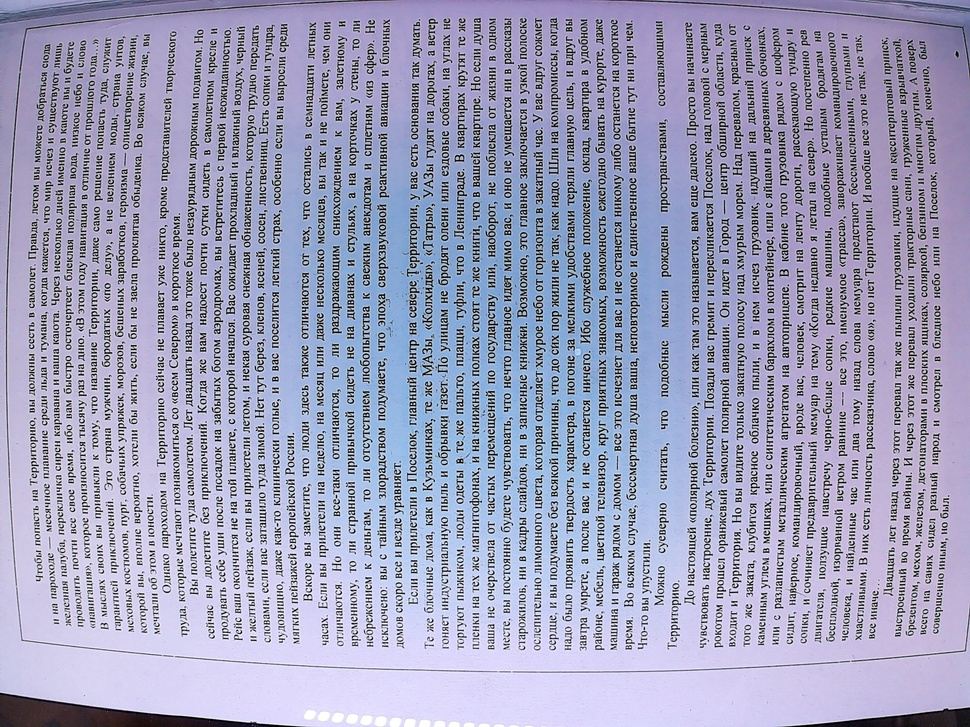
#> input picture TestImage.jpg, 970 x 727 px, shrunk from 2592 x 1944 before the run; its folder holds only this picture in this run
$ python calibrate_camera_v2_2.py
#> lines starting #> are read from the running program, lines starting #| are printed output that depends on the picture; after the words box and inside, x2 and y2 are one past the last pixel; in counts of white or black regions, pixels touching at a corner belong together
#!/usr/bin/env python
# -*- coding: utf-8 -*-
#
#  calibrate_camera_v2_2.py
#  29 03 2025
# THE PROGRAM IS PARAMETRIZED FOR 11X8 CHESSBOARD TEST PATTERNS
# How to use the camera calibration script
# 1. Create directory for camera calibration
# 2. Put camera calibration script to calibration directory
# 3. Take 10 pictures with chessboard 11x8 (camera calibration files)
# 4. Put camera calibration files - to calibration directory
# 5. Enter the calibration directory
# 6. Run the camera calibration script with output to file results.txt as shown below
# 7. python calibrate_camera_v2.py > results.txt
# 8. See the camera calibration matrix and distortion coefficients in results.txt
#
#  Copyright 2025 Сергей Львович Знаменский <serzn@mail.ru>
#
#  This program is free software; you can redistribute it and/or modify
#  it under the terms of the GNU General Public License as published by
#  the Free Software Foundation; either version 2 of the License, or
#  (at your option) any later version.
#
#  This program is distributed in the hope that it will be useful,
#  but WITHOUT ANY WARRANTY; without even the implied warranty of
#  MERCHANTABILITY or FITNESS FOR A PARTICULAR PURPOSE.  See the
#  GNU General Public License for more details.
#
#  You should have received a copy of the GNU General Public License
#  along with this program; if not, write to the Free Software
#  Foundation, Inc., 51 Franklin Street, Fifth Floor, Boston,
#  MA 02110-1301, USA.
#

import numpy as np
import cv2 as cv
import glob

# sample image (chessboard) size
chessboardSize = (11, 8)

# termination criteria
criteria = (cv.TERM_CRITERIA_EPS + cv.TERM_CRITERIA_MAX_ITER, 30, 0.001)

# prepare object points, like (0,0,0), (1,0,0), (2,0,0) ....,(6,5,0)
objp = np.zeros((chessboardSize[0] * chessboardSize[1], 3), np.float32)
objp[:,:2] = np.mgrid[0:chessboardSize[0], 0:chessboardSize[1]].T.reshape(-1,2)

# Arrays to store object points and image points from all the images.
objpoints = [] # 3d point in real world space
imgpoints = [] # 2d points in image plane.

# Reference to calibration files
images = glob.glob('./*.jpg')

def main():

	for fname in images:
		print('fname', fname)
		img = cv.imread(fname)
#> img is the input picture: shape (727, 970, 3); mean B, G, R 189.2, 160.7, 160
		gray = cv.cvtColor(img, cv.COLOR_BGR2GRAY)
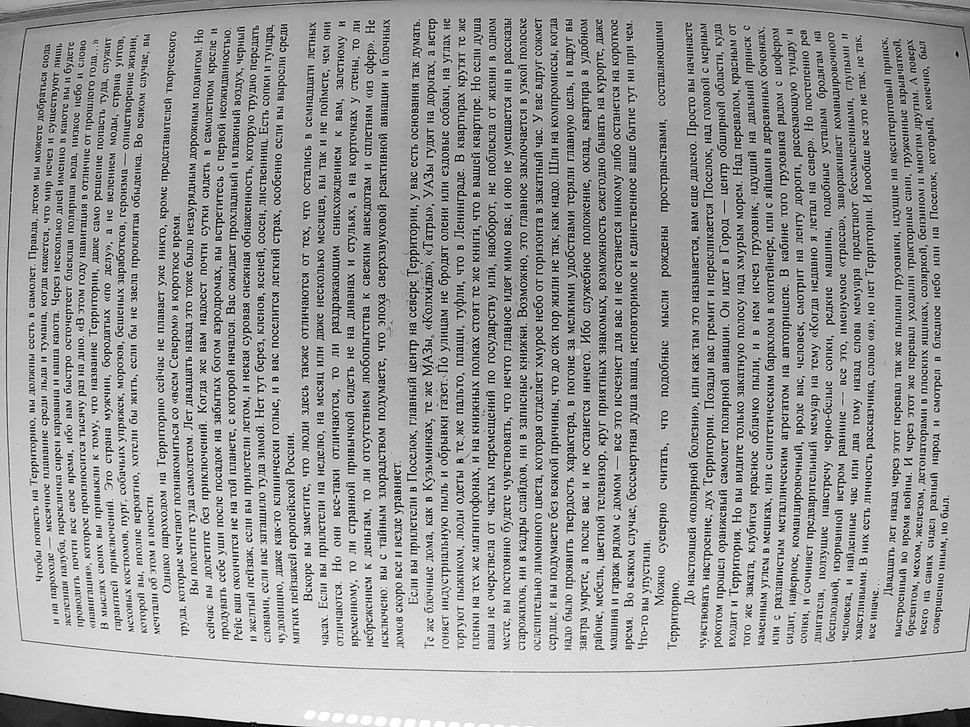
#> gray: shape (727, 970); min 0, max 255, mean 163.7


# Find the chess board corners
		ret, corners = cv.findChessboardCorners(gray, chessboardSize, None)
#> ret = False; corners = None

# If found, add object points, image points (after refining them)
		if ret == True:
			objpoints.append(objp)
			print('ret true', fname)
			corners2 = cv.cornerSubPix(gray,corners, (11,11), (-1,-1), criteria)
			imgpoints.append(corners2)

# Draw and display the corners
#> (the run stopped early here; a loop or call above may not have finished)

$ run again, on scan_2.jpg
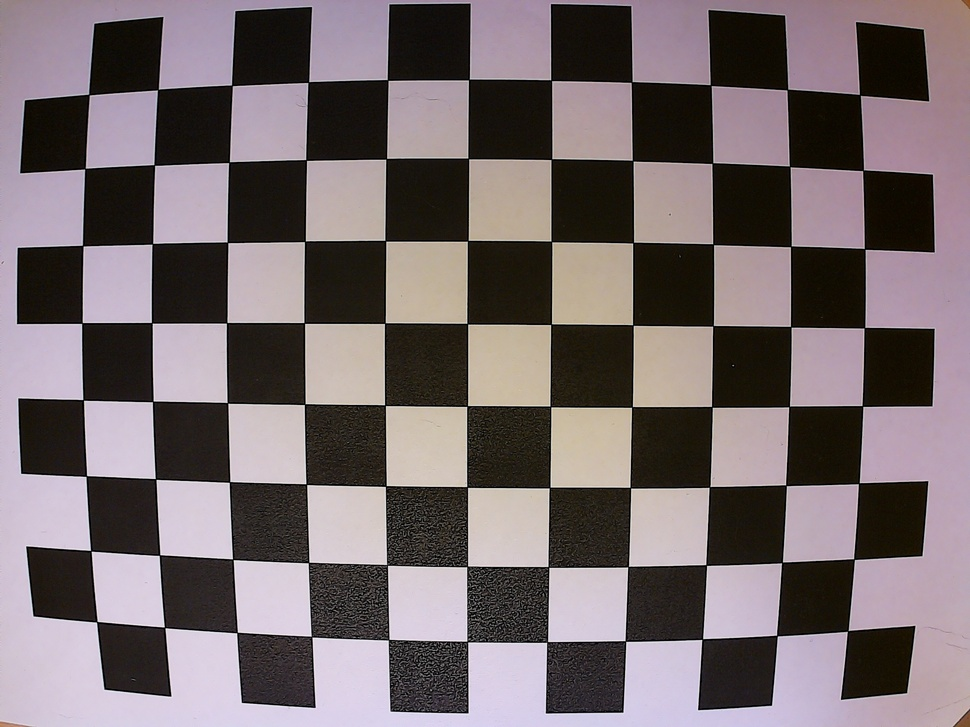
#> input picture scan_2.jpg, 970 x 727 px, shrunk from 2592 x 1944 before the run
#> in main, img is the input picture: shape (727, 970, 3); mean B, G, R 109.1, 106.6, 117.7
#> in main, `gray = cv.cvtColor(img, cv.COLOR_BGR2GRAY)`:
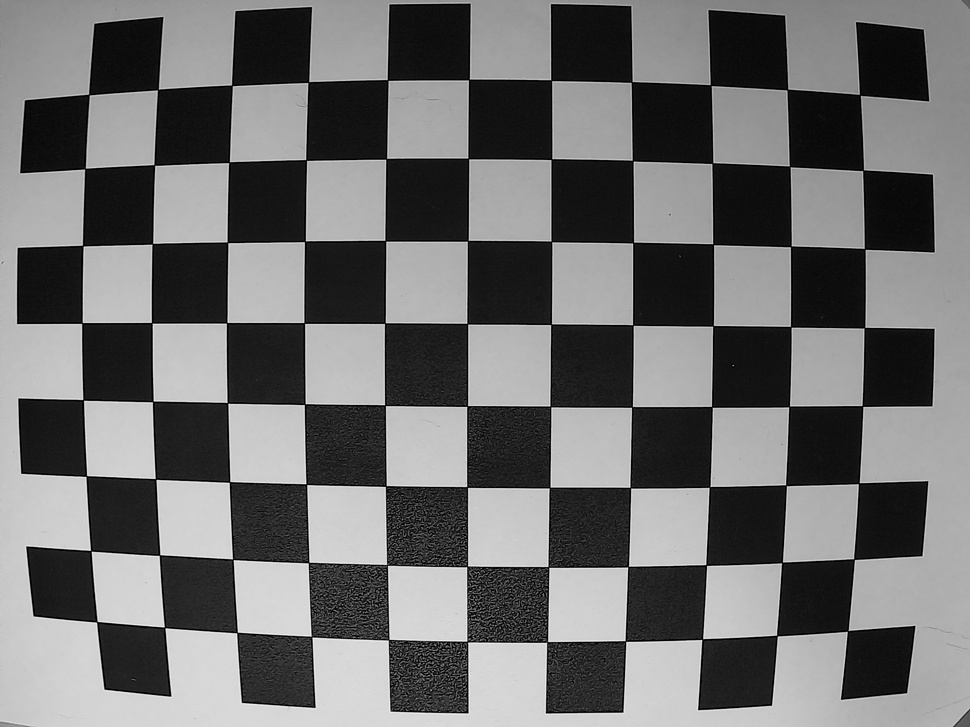
#> gray: shape (727, 970); min 0, max 251, mean 110.2
#> in main, `ret, corners = cv.findChessboardCorners(gray, chessboardSize, None)`: ret = True; corners = 88 rows, first 8: [847.6, 630.7], [777, 635.6], [702.4, 639.3], [625.3, 641.1], [547.1, 641.6], [467.1, 641.5], [388.8, 639.6], [311.6, 636.6]
#> corners2 = 88 rows, first 8: [847.7, 630.9], [776.8, 635.5], [702.3, 639.1], [625.5, 641], [547.1, 641.8], [467.4, 641.5], [388.7, 639.7], [311.6, 636.5]
#> in main, `cv.drawChessboardCorners(img, chessboardSize, corners2, ret)`:
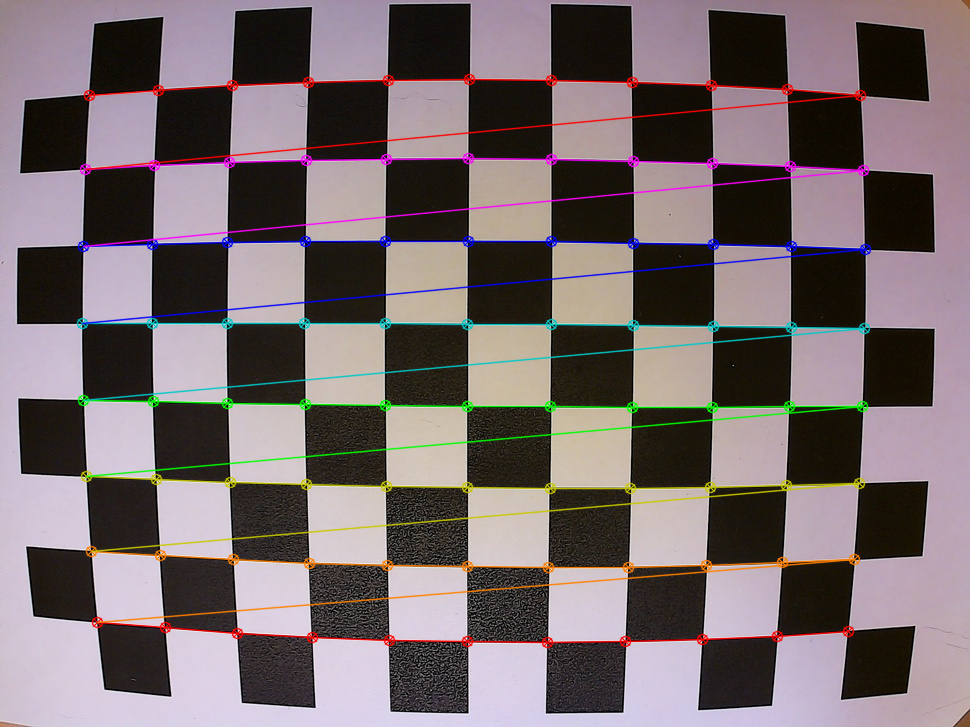
#> img: shape (727, 970, 3); 5.89% of pixels changed, all inside (x1, y1, x2, y2) = (76, 73, 872, 649)
#> in main, `ret, mtx, dist, rvecs, tvecs = cv.calibrateCamera(objpoints, imgpoints..`: ret = 0.36; mtx = [[2241.4, 0, 521.1], [0, 2250.1, 355.6], [0, 0, 1]]; dist = [[-1.91, 7.8, -0.00181, -0.0168, -42.06]]; rvecs = ([-0.0174, 0.16, -3.13],); tvecs = ([4.33, 3.63, 27.33],)
#| [[2.24138561e+03 0.00000000e+00 5.21098043e+02]
#|  [0.00000000e+00 2.25013994e+03 3.55616328e+02]
#|  [0.00000000e+00 0.00000000e+00 1.00000000e+00]]
#| [[-1.91275676e+00  7.79559971e+00 -1.81468674e-03 -1.67957683e-02
#|   -4.20642220e+01]]
